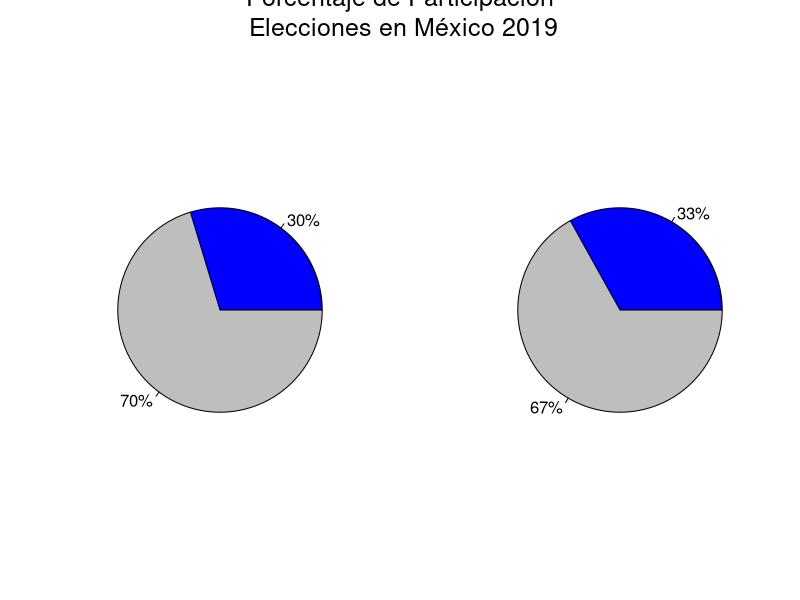

R code for this plot: (Note: this script raises an error after producing the figure.)
#participacion

# Create test data.

BC<- c(29.6760, 100-29.6760)
Pue<-c(33.0840, 100-33.0840)
labels= c("votó", "no votó")

#Agregar porcentaje a las etiquetas
pct<- round(BC/sum(BC)*100)
lbls <- paste(labels, pct) # add percents to labels
lbls <- paste(lbls,"%",sep="") # ad % to labels

pct<- round(Pue/sum(Pue)*100)
lbls2 <- paste(labels, pct) # add percents to labels se quita porque son las mismas
lbls2 <- paste(lbls2,"%",sep="") # ad % to labels


#Solo porcentaje en las etiquetas
pct<- round(BC/sum(BC)*100)
lbls <- pct
lbls <- paste(lbls,"%",sep="") # ad % to labels

pct2<- round(Pue/sum(Pue)*100)
lbls2 <- pct2
lbls2 <- paste(lbls2,"%",sep="") # ad % to labels




par(mfrow=c(1,2), oma = c(0, 0, 2, 0) ) # 1 row and 2 columns for plots

pie( BC,labels = lbls, col=c("blue", "gray"))

pie( Pue, labels = lbls2,  col=c("blue", "gray"))


mtext(text="Porcentaje de Participación\n Elecciones en México 2019",  cex = 1.5, outer = TRUE)

mtext(side=3, text="sabaconsultores.com ", line = -30, outer = TRUE, font=2)







text(line2user(line=mean(par('mar')[c(1, 1)]), side=2), 
     line2user(line=2, side=3), 'First title', xpd=NA, cex=2, font=2)



main=("PORCENTAJES DE PARTICIAPACIÓN\n Elecciones en México 2019")

mtext(side=2, text="Porcentaje de Participación\n Elecciones en México 2019")









library(ggplot2)
BCdf = data.frame(c(29.6760, 70.324), category=c("votó", "no votó"))
Puedf = data.frame(c(33.084, 66.916), category=c("votó", "no votó"))

p <- ggplot(data=mtcars, aes(x=factor(1), stat="bin", fill=cyl)) + geom_bar(position="fill") # Stacked bar chart
p <- p + ggtitle("Cylinders by Gears") + xlab("") + ylab("Gears") # Adds titles
p <- p + facet_grid(facets=. ~ gear) # Side by side bar chart
p <- p + coord_polar(theta="y") # side by side pie chart
p
